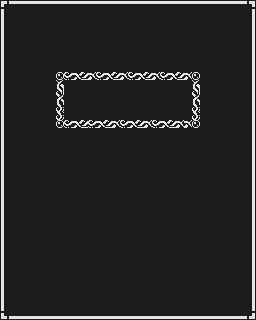

Rendered tile map (Tiled .tmx) drawn with the repository's tilesets; below, a short description and the map source with its tile grids summarised:
An orthogonal 32x40 tile map with 8x8 px tiles, 2 tile layers (Base, Second), 2 tilesets.

<map version="1.4" tiledversion="1.4.3" orientation="orthogonal" renderorder="right-down" width="32" height="40" tilewidth="8" tileheight="8" infinite="0" nextlayerid="3" nextobjectid="1">
 <tileset firstgid="1" source="../Tilesets/patterns.tsx" />
 <tileset firstgid="4097" source="../Tilesets/Font.tsx" />
 <layer id="1" name="Base" width="32" height="40">
  <data>[1280 cells, 1280 non-empty, 39 distinct tile ids]</data>
 </layer>
 <layer id="2" name="Second" width="32" height="40">
  <data>[1280 cells, 435 non-empty, 30 distinct tile ids]</data>
 </layer>
</map>
